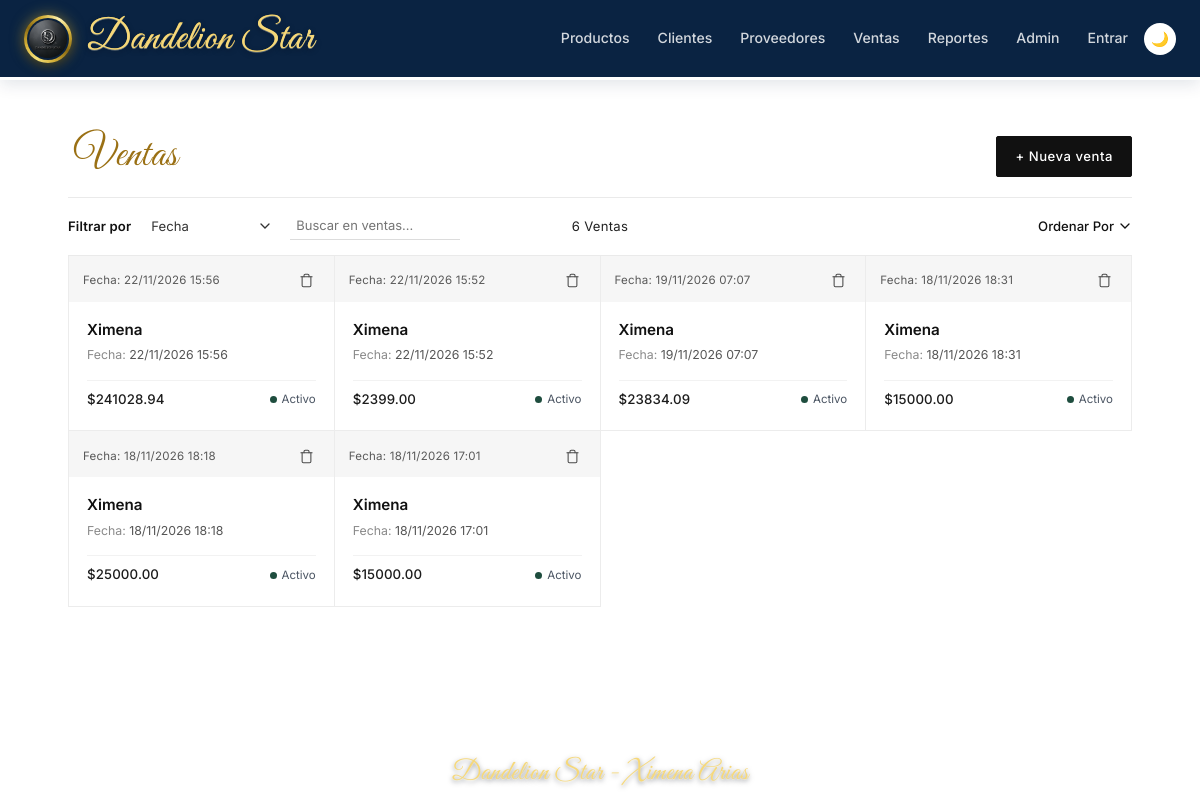
/ventas/, run on the app's committed database.
### ventas/models.py (models this page shows, shortened)
class Venta(models.Model):
    cliente = models.ForeignKey(
        Cliente,
        on_delete=models.PROTECT,      # D-03: no borrar cliente con ventas
        related_name='ventas',
        verbose_name='Cliente'
    )
    fecha   = models.DateTimeField(
        auto_now_add=True, verbose_name='Fecha'
    )
    class Meta:
        verbose_name        = 'Venta'
        verbose_name_plural = 'Ventas'
        ordering            = ['-fecha']
    @property
    def total(self) -> Decimal:
        return sum(
            (d.subtotal for d in self.detalles.all()),
            Decimal('0.00')        # valor inicial para venta sin detalles
        )

class DetalleVenta(models.Model):
    venta           = models.ForeignKey(
        Venta,
        on_delete=models.CASCADE,      # borrar Venta → borrar sus líneas
        related_name='detalles',
        verbose_name='Venta'
    )
    producto        = models.ForeignKey(
        Producto,
        on_delete=models.PROTECT,      # D-05: no borrar producto con ventas
        related_name='detalles_venta',
        verbose_name='Producto'
    )
    cantidad        = models.PositiveIntegerField(
        verbose_name='Cantidad'
    )
    precio_unitario = models.DecimalField(
        max_digits=10,
        decimal_places=2,
        verbose_name='Precio unitario',
        help_text='Precio al momento de la venta (D-06).'
    )
    class Meta:
        verbose_name        = 'Detalle de venta'
        verbose_name_plural = 'Detalles de venta'
    @property
    def subtotal(self) -> Decimal:
        return self.precio_unitario * self.cantidad

### clientes/models.py (models this page shows)
class Cliente(models.Model):
    nombre   = models.CharField(
        max_length=150, verbose_name='Nombre'
    )
    correo   = models.EmailField(
        unique=True, verbose_name='Correo electrónico'
    )
    telefono = models.CharField(
        max_length=20, blank=True, verbose_name='Teléfono'
    )
    activo   = models.BooleanField(
        default=True, verbose_name='Activo'
    )
    creado   = models.DateTimeField(
        auto_now_add=True, verbose_name='Fecha de registro'
    )
    class Meta:
        verbose_name        = 'Cliente'
        verbose_name_plural = 'Clientes'
        ordering            = ['nombre']
    def __str__(self) -> str:
        return self.nombre

### ventas/views.py (the view)
# urls.py: path('',                         views.VentaListView.as_view(),   name='lista'),
class VentaListView(ListView):
    model               = Venta
    template_name       = 'ventas/lista.html'
    context_object_name = 'ventas'
    paginate_by         = 20
    def get_queryset(self):
        return (
            Venta.objects
            .select_related('cliente')
            .order_by('-fecha')
        )

### configuracion/context_processors.py (called while the page is built)
def config_erp(request):
    return {'config_erp': ConfiguracionERP.get_instance()}

### configuracion/models.py (called while the page is built)
    @classmethod
    def get_instance(cls) -> 'ConfiguracionERP':
        obj, _ = cls.objects.get_or_create(
            pk=1,
            defaults={
                'nombre_empresa': 'Mi Empresa ERP',
                'moneda':         'MXN',
                'iva_porcentaje': Decimal('16.00'),
            }
        )
        return obj

### productos/variantes_hooks.py (called while the page is built, shortened)
    def __call__(self, request):
        _thread_locals.request = request
        try:
            response = self.get_response(request)
        finally:
            _thread_locals.request = None
        return response

### ventas/templates/ventas/lista.html (shortened to what this page needs)
{% extends "base.html" %}
{% load static %}
{% block content %}
<div class="ds-cat-shell">
    <div class="ds-cat-head">
        <h1 class="ds-cat-title">Ventas</h1>
        <a href="{% url 'ventas:crear' %}" class="ds-cat-new-btn">+ Nueva venta</a>
    </div>
    <div class="ds-cat-toolbar">
        <div class="ds-cat-filters">
            <span class="ds-filter-lead">Filtrar por</span>
            <select id="dsFilterGroup" class="ds-filter-select" aria-label="Filtrar por Fecha">
                <option value="">Fecha</option>
            </select>
            <input type="search" id="dsFilterQuery" class="ds-filter-search" placeholder="Buscar en ventas..." aria-label="Buscar">
        </div>
        <div class="ds-cat-count">
            <span id="dsCatalogCount">{{ ventas|length }}</span> Ventas
        </div>
        <div class="ds-cat-sort-wrap">
            <select id="dsSortSelect" class="ds-sort-select" aria-label="Ordenar por">
                <option value="default">Ordenar Por</option>
            </select>
        </div>
    </div>
    <div class="ds-prod-grid" id="dsProdGrid">
        {% for v in ventas %}
        <article class="ds-prod-card ds-prod-card--no-media"
                 data-index="{{ forloop.counter }}"
                 data-name="{{ v.cliente|default:"—" }}"
                 data-group="{{ v.fecha|date:"d/m/Y H:i" }}"
                 data-val="{{ v.total|default:"—" }}">
            <div class="ds-card-top">
                <span class="ds-card-season">Fecha: {{ v.fecha|date:"d/m/Y H:i" }}</span>
                <div class="ds-card-actions">
                    <a href="{% url 'ventas:eliminar' v.pk %}" class="ds-icon-btn ds-icon-del" title="Eliminar" aria-label="Eliminar">
            <svg width="15" height="15" viewBox="0 0 24 24" fill="none" stroke="currentColor" stroke-width="1.7" stroke-linecap="round" stroke-linejoin="round">
                <polyline points="3 6 5 6 21 6"/><path d="M19 6v14a2 2 0 0 1-2 2H7a2 2 0 0 1-2-2V6m3 0V4a2 2 0 0 1 2-2h4a2 2 0 0 1 2 2v2"/>
            </svg>
        </a>
                </div>
            </div>
            <div class="ds-prod-meta">
                <div>
                    <a href="{% url 'ventas:detalle' v.pk %}" class="ds-prod-name">{{ v.cliente|default:"—" }}</a>
                    <div class="ds-prod-subline"><span class="ds-sub-key">Fecha:</span> {{ v.fecha|date:"d/m/Y H:i" }}</div>
                </div>
                <div class="ds-prod-bottom-row">
                    <span class="ds-prod-price">${{ v.total|default:"—" }}</span>
                    <span class="ds-prod-status-pill">
                        <span class="ds-status-dot"></span>
                        <span>Activo</span>
                    </span>
                </div>
            </div>
        </article>
        {% empty %}
        <div class="ds-cat-empty">
            <p>Aún no hay registros en Ventas.</p>
            <a href="{% url 'ventas:crear' %}" class="ds-cat-new-btn">+ Nueva venta</a>
        </div>
        {% endfor %}
    </div>
</div>
{% endblock %}

### templates/base.html (style rules this page uses)
:root, [data-theme="light"] { --clr-navy : #0A2342; --clr-royal : #1B4F8A; --clr-sky : #4A90D9; --clr-ice : #ffffff; --clr-gold : #ffffff; --clr-amber : #D4A017; --clr-cream : #506a88; --clr-bg : #ffffff; --clr-surface: #97a9b4; --clr-text : #000000; --clr-muted : #000000; --clr-border : #49586b; --clr-danger : #253047; --clr-ok : #1A7A4A; --shadow-sm : 0 1px 4px rgba(10,35,66,.08); --shadow-md : 0 4px 16px rgba(10,35,66,.12); }
*, *::before, *::after { box-sizing: border-box; }
body { font-family: 'Inter','Segoe UI',sans-serif; font-size: 15px; background: var(--clr-bg); color: var(--clr-text); line-height: 1.6; transition: background .25s, color .25s; margin: 0; }
html, body { min-height: 100vh !important; margin: 0 !important; display: flex !important; flex-direction: column !important; }
html, body { min-height: 100vh !important; width: 100% !important; max-width: 100% !important; margin: 0 !important; padding: 0 !important; overflow-x: clip !important; display: flex !important; flex-direction: column !important; }

### data on the page
Venta: fecha "22/11/2026 15:56", cliente "Ximena", total "241028.94"
Venta: fecha "22/11/2026 15:52", cliente "Ximena", total "2399.00"
Venta: fecha "19/11/2026 07:07", cliente "Ximena", total "23834.09"
Venta: fecha "18/11/2026 18:31", cliente "Ximena", total "15000.00"
Venta: fecha "18/11/2026 18:18", cliente "Ximena", total "25000.00"
Venta: fecha "18/11/2026 17:01", cliente "Ximena", total "15000.00"

### other printed values
{{ ventas|length }} "6"
